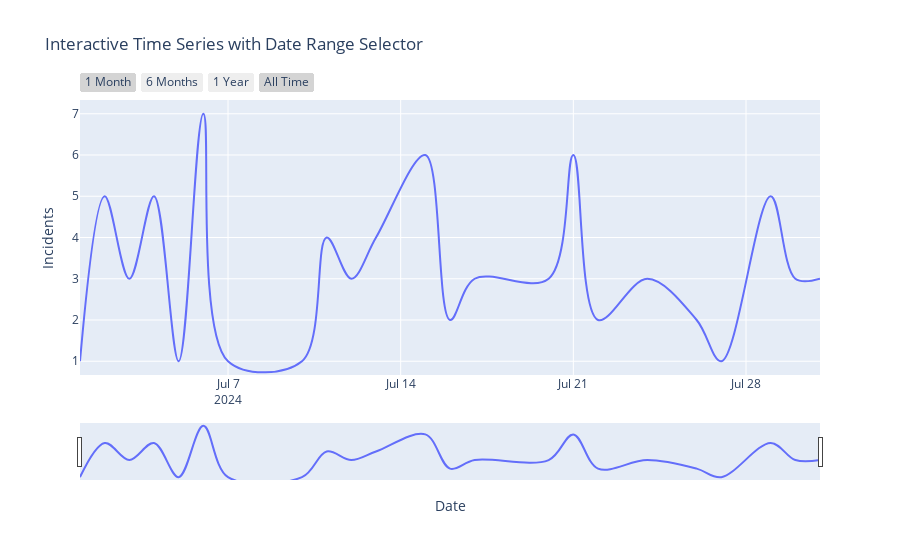

Notebook source saved alongside this figure:
### Code cell
import plotly.express as px
import pandas as pd

# Sample time series data
# Assuming 'incidents_per_day' is a Pandas Series with a DateTime index
# Creating some mock data for this example
date_rng = pd.date_range(start='2023-01-01', end='2023-12-31', freq='D')

# Create the line plot
fig = px.line(x=incidents_per_day.index, 
              y=incidents_per_day.values, 
              labels={'x': 'Date', 'y': 'Incidents'},
              title='Interactive Time Series with Date Range Selector',
              line_shape='spline')

# Add a range slider for selecting the time range
fig.update_layout(
    xaxis=dict(
        rangeselector=dict(
            buttons=list([
                dict(count=1, label="1 Month", step="month", stepmode="backward"),
                dict(count=6, label="6 Months", step="month", stepmode="backward"),
                dict(count=1, label="1 Year", step="year", stepmode="backward"),
                dict(step="all", label="All Time")
            ])
        ),
        rangeslider=dict(visible=True),  # Show the range slider below the x-axis
        type="date"
    )
)

# Show the plot
fig.show()

### Figure 1 — Plotly figure (JSON) as saved in the notebook; plotly's stock layout.template omitted (floating-point values rounded to 4 significant figures)
{"data": [{"hovertemplate": "Date=%{x}<br>Incidents=%{y}<extra></extra>", "legendgroup": "", "line": {"color": "#636efa", "dash": "solid", "shape": "spline"}, "marker": {"symbol": "circle"}, "mode": "lines", "name": "", "orientation": "v", "showlegend": false, "type": "scatter", "x": ["2024-07-01", "2024-07-02", "2024-07-03", "2024-07-04", "2024-07-05", "2024-07-06", "2024-07-07", "2024-07-10", "2024-07-11", "2024-07-12", "2024-07-13", "2024-07-15", "2024-07-16", "2024-07-17", "2024-07-20", "2024-07-21", "2024-07-22", "2024-07-24", "2024-07-26", "2024-07-27", "2024-07-29", "2024-07-30", "2024-07-31"], "xaxis": "x", "y": [1, 5, 3, 5, 1, 7, 1, 1, 4, 3, 4, 6, 2, 3, 3, 6, 2, 3, 2, 1, 5, 3, 3], "yaxis": "y"}], "layout": {"legend": {"tracegroupgap": 0}, "title": {"text": "Interactive Time Series with Date Range Selector"}, "xaxis": {"anchor": "y", "domain": [0, 1], "rangeselector": {"buttons": [{"count": 1, "label": "1 Month", "step": "month", "stepmode": "backward"}, {"count": 6, "label": "6 Months", "step": "month", "stepmode": "backward"}, {"count": 1, "label": "1 Year", "step": "year", "stepmode": "backward"}, {"label": "All Time", "step": "all"}]}, "rangeslider": {"visible": true}, "title": {"text": "Date"}, "type": "date"}, "yaxis": {"anchor": "x", "domain": [0, 1], "title": {"text": "Incidents"}}}}
